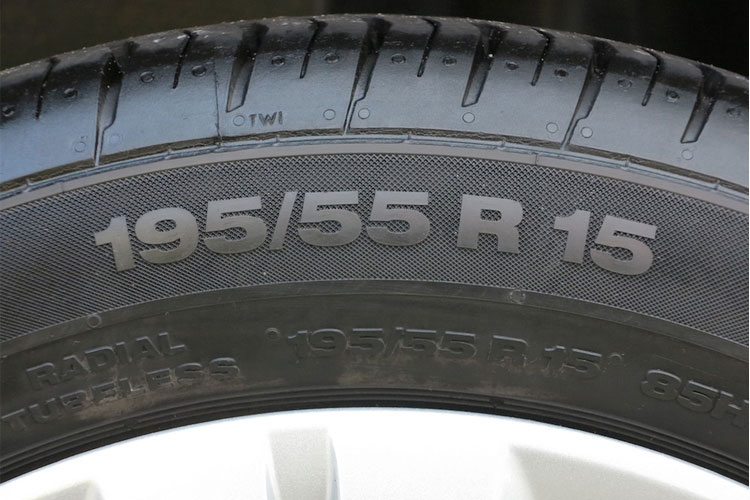
#> input picture dataset/tyre-1.jpg, 750 x 500 px, found by its file name
$ jupyter execute --allow-errors Tyre_text_extraction.ipynb
#> lines starting #> are read from the running program, lines starting #| are printed output that depends on the picture; after the words box and inside, x2 and y2 are one past the last pixel; in counts of white or black regions, pixels touching at a corner belong together
[cell 1]
import cv2
from PIL import Image
import numpy as np
import matplotlib.pyplot as plt
# !pip install easyocr
import easyocr as ocr

[cell 2]
path = "//content//drive//MyDrive//Tyre_text_extraction//dataset"

imgpath =  path + "tyre-2.jpg"

imgpath = "/content/drive/MyDrive/Tyre_text_extraction/dataset/tyre-1.jpg"
img = cv2.imread(imgpath)
#> img is the input picture: shape (500, 750, 3); mean B, G, R 102.9, 102, 100.1

# [5 lines of commented-out code are left out]
img = cv2.cvtColor(img, cv2.COLOR_BGR2GRAY)
#> img: shape (500, 750)

[cell 3]
th = 125
max_val = 255

ret, o1 = cv2.threshold(img, th, max_val, cv2.THRESH_BINARY)
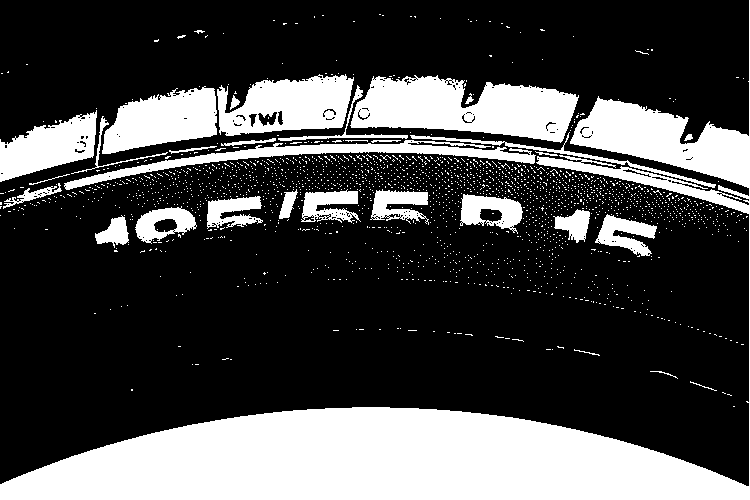
#> o1: shape (500, 750); 28.2% white; 2041 white regions (2009 under 20 px), largest, box (x1, y1, x2, y2) and area: (0, 0, 750, 500) 61307, (350, 75, 579, 143) 9984, (217, 74, 354, 136) 5691
#> ret = 125
ret, o2 = cv2.threshold(img, th, max_val, cv2.THRESH_BINARY_INV)
ret, o3 = cv2.threshold(img, th, max_val, cv2.THRESH_TOZERO)
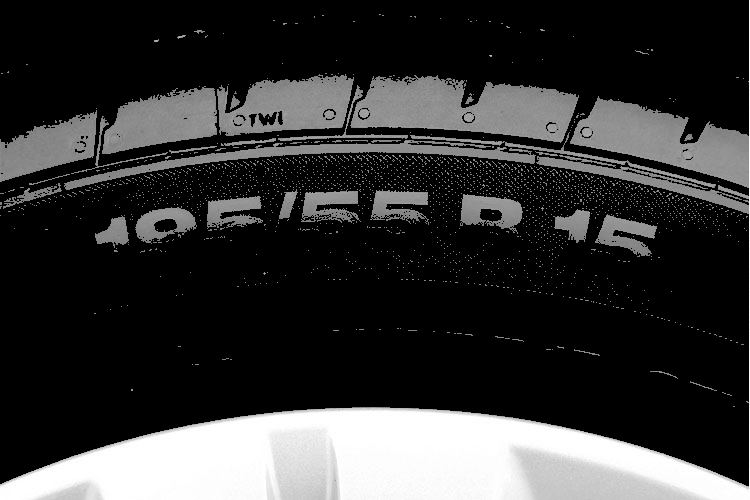
#> o3: shape (500, 750); min 0, max 255, mean 53.4
ret, o4 = cv2.threshold(img, th, max_val, cv2.THRESH_TOZERO_INV )
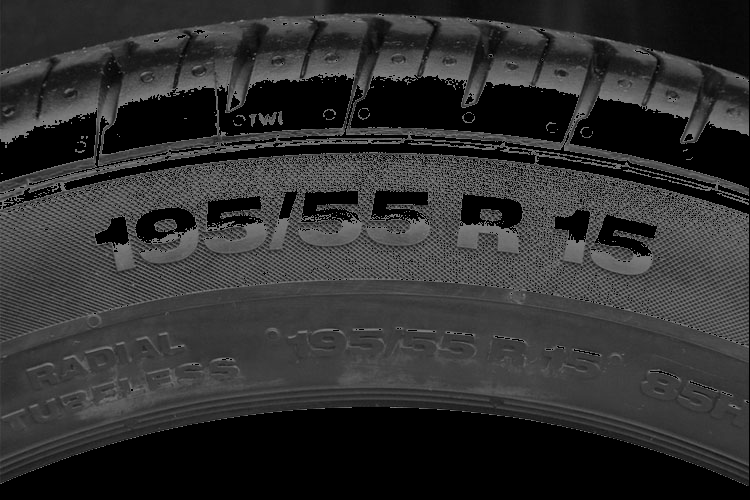
#> o4: shape (500, 750); min 0, max 125, mean 48.1
ret, o5 = cv2.threshold(img, th, max_val, cv2.THRESH_TRUNC)
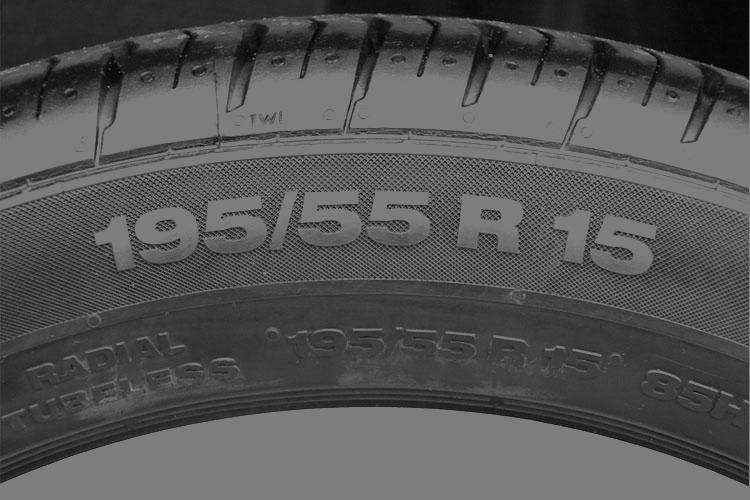
#> o5: shape (500, 750); min 0, max 125, mean 83.4

output = [img, o1, o2, o3, o4, o5]

titles = ['Original', 'Binary', 'Binary Inv',
              'Zero', 'Zero Inv', 'Trunc']

for i in range(6):
    plt.subplot(2, 3, i+1)
    plt.imshow(output[i], cmap='gray')
    plt.title(titles[i])
    plt.xticks([])
    plt.yticks([])

plt.show()

[cell 4]
th = 0
max_val = 255

ret, o6 = cv2.threshold(img, th, max_val, cv2.THRESH_BINARY + cv2.THRESH_OTSU )
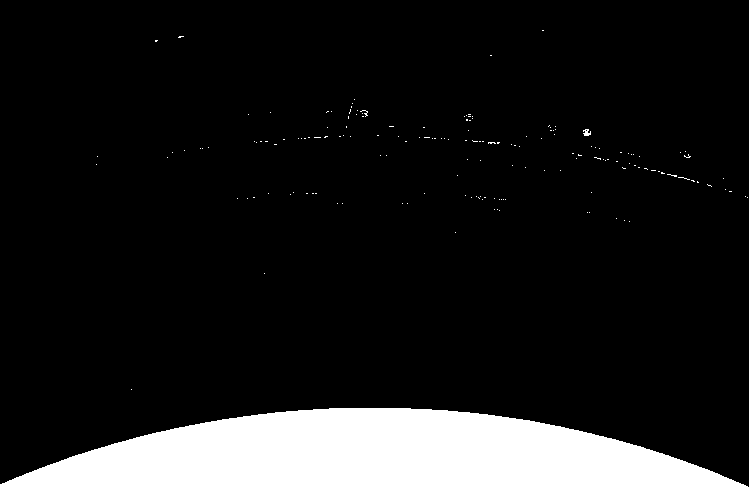
#> o6: shape (500, 750); 13.6% white; 168 white regions (166 under 20 px), largest, box (x1, y1, x2, y2) and area: (0, 0, 750, 500) 50627, (583, 129, 591, 136) 38
#> ret = 160
ret, o7 = cv2.threshold(img, th, max_val, cv2.THRESH_BINARY_INV + cv2.THRESH_OTSU )
ret, o8 = cv2.threshold(img, th, max_val, cv2.THRESH_TOZERO + cv2.THRESH_OTSU )
ret, o9 = cv2.threshold(img, th, max_val, cv2.THRESH_TOZERO_INV + cv2.THRESH_OTSU )
ret, o10 = cv2.threshold(img, th, max_val, cv2.THRESH_TRUNC + cv2.THRESH_OTSU )
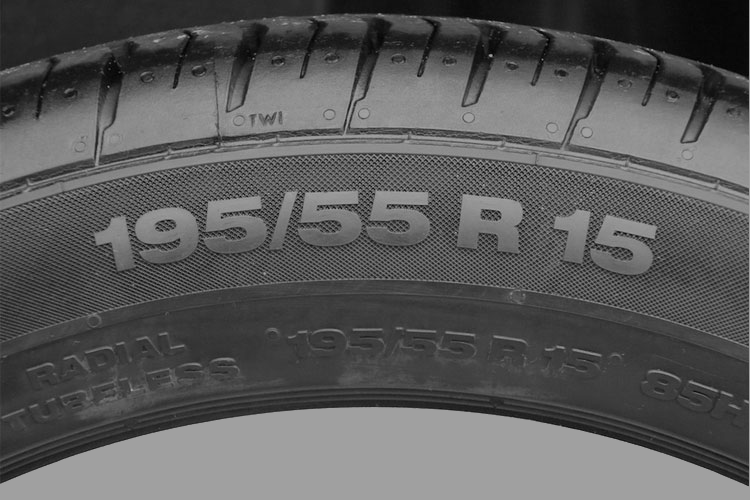
#> o10: shape (500, 750); min 0, max 160, mean 90.4

output = [img, o1, o2, o3, o4, o5]

titles = ['Original', 'Binary', 'Binary Inv',
              'Zero', 'Zero Inv', 'Trunc']

for i in range(6):
    plt.subplot(2, 3, i+1)
    plt.imshow(output[i], cmap='gray')
    plt.title(titles[i])
    plt.xticks([])
    plt.yticks([])

plt.show()

[cell 5]
block_size = 413
constant = 2
th1 = cv2.adaptiveThreshold(img, 255, cv2.ADAPTIVE_THRESH_MEAN_C, cv2.THRESH_BINARY, block_size, constant)
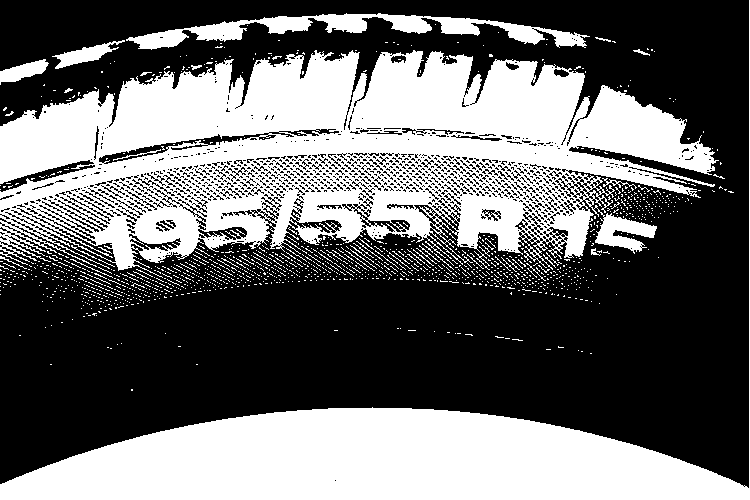
#> th1: shape (500, 750); 41.9% white; 1397 white regions (1355 under 20 px), largest, box (x1, y1, x2, y2) and area: (0, 50, 719, 278) 94491, (0, 0, 750, 500) 50619, (126, 13, 590, 50) 5491
th2 = cv2.adaptiveThreshold (img, 255, cv2.ADAPTIVE_THRESH_GAUSSIAN_C, cv2.THRESH_BINARY, block_size, constant)
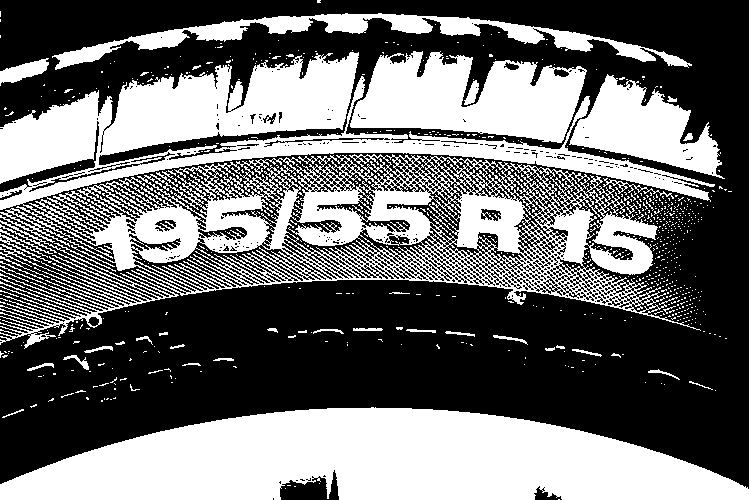
#> th2: shape (500, 750); 43.5% white; 748 white regions (692 under 20 px), largest, box (x1, y1, x2, y2) and area: (0, 52, 715, 331) 73967, (0, 0, 750, 500) 49436, (350, 51, 587, 143) 14233

output = [img, th1, th2]

titles = ['Original', 'Mean Adaptive', 'Gaussian Adaptive']

for i in range(3):
    plt.subplot(1, 3, i+1)
    plt.imshow(output[i], cmap='gray')
    plt.title(titles[i])
    plt.xticks([])
    plt.yticks([])

plt.show()

[cell 6]
images = [img,o1,o2,o3,o4,o5,o6,o7,o8,o9,o10,th1,th2]
titles = ['original','o1','o2','o3','o4','o5','o6','o7','o8','o9','o10','th1','th2']

[cell 7]
plt.imshow(img)

#> (a cell that did not finish here is left out)

[cell 9]
kernal = np.ones((3,3), np.uint8)

erosion = cv2.erode(img, kernal, iterations=1)

guassian = cv2.GaussianBlur(erosion, (5,5),cv2.BORDER_DEFAULT)

_,t = cv2.threshold(guassian, 90, max_val, cv2.THRESH_TRUNC + cv2.THRESH_OTSU )
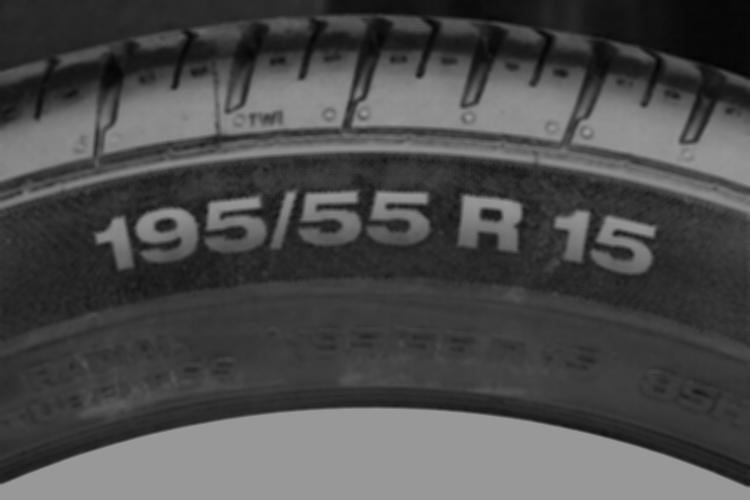
#> t: shape (500, 750); min 3, max 152, mean 75.8

mean = cv2.adaptiveThreshold(guassian, 255, cv2.ADAPTIVE_THRESH_MEAN_C, cv2.THRESH_BINARY, block_size, constant)
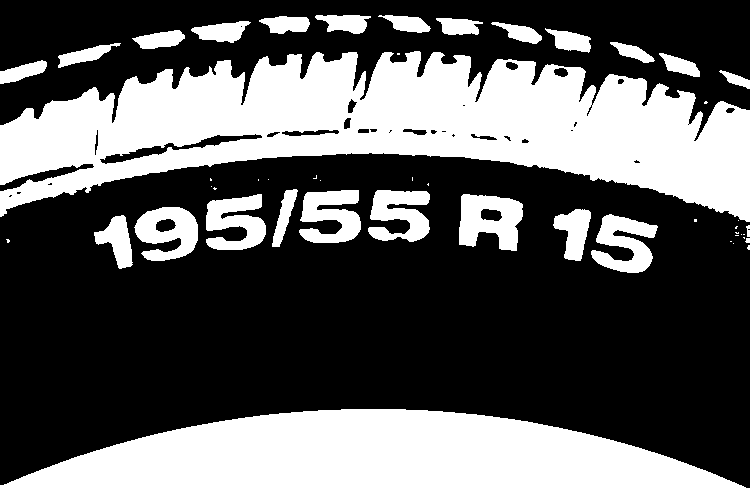
#> mean: shape (500, 750); 38% white; 49 white regions (23 under 20 px), largest, box (x1, y1, x2, y2) and area: (0, 51, 750, 222) 69236, (0, 409, 750, 500) 49069, (459, 194, 523, 251) 2525


plt.imshow(t, cmap='gray')
plt.show()
plt.imshow(mean, cmap='gray')
#> (the rest of this cell did not finish here and is left out)
